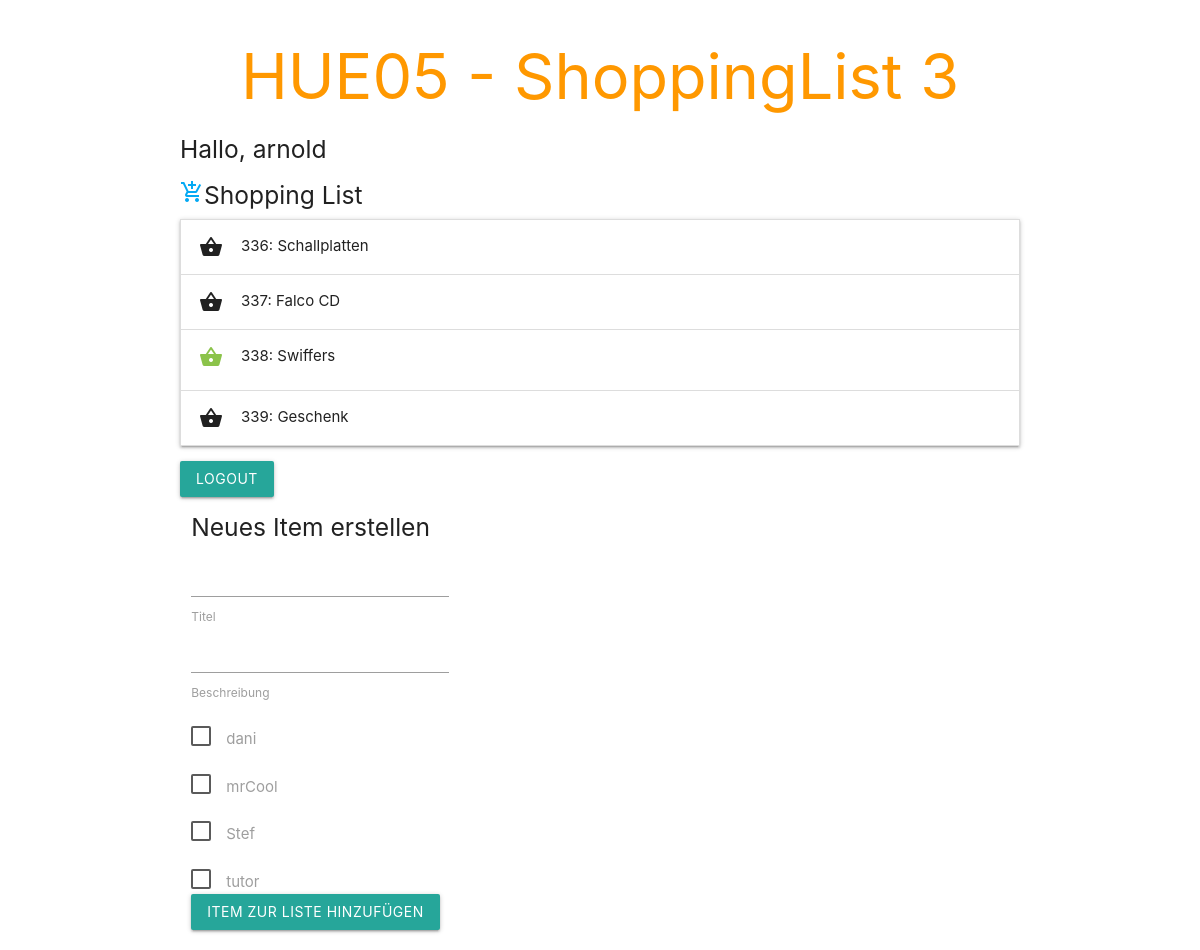
The app's page / (signed in) with its own data.
### tables this page shows
CREATE TABLE `user_task` (
  `username` varchar(32) NOT NULL,
  `id` int(11) NOT NULL
);

CREATE TABLE `product` (
  `id` int(11) NOT NULL,
  `creationDate` date NOT NULL,
  `usernameCreator` varchar(32) NOT NULL,
  `title` varchar(32) NOT NULL,
  `descr` varchar(128) DEFAULT NULL,
  `lastModDate` date DEFAULT NULL,
  `usernameLastMod` varchar(32) DEFAULT NULL,
  `state` tinyint(4) NOT NULL
);

### Database.php (called while the page is built, shortened)
<?php
class Database{
    private static $oMySQLi;
    public static function selectQuery(string $sQuery):mysqli_result{
        if(Database::connect()){
            $oResult = Database::$oMySQLi->query($sQuery);
            return $oResult;
        }
        else return null;
    }
    private static function connect():bool{
        Database::$oMySQLi = @new mysqli(DB_SERVER, DB_USER, DB_PASSWORD, DB_DATABASE);
        return true;
    }
}
?>

### ShoppingListItem.php (the view, shortened to what this page needs)
<?php
class ShoppingListItem{
    private $sId;
    private $dCreation;
    private $sUserIdCreator;
    private $sTitle;
    private $sDescr;
    private $dLastMod;
    private $sUserIdLastMod;
    private $bState;
    public function __construct(string $sId, DateTime $dCreation, string $sUserIdCreator, string $sTitle,
                                DateTime $dLastMod = NULL,
                                string $sUserIdLastMod ="tutor",
                                bool $bState = true,
                                string $sDescr = "Item hat keinen Beschreibungstext",
                                $aSharedUserIds = array()){
        $this->sId = $sId;
        $this->dCreation = $dCreation;
        $this->sUserIdCreator = $sUserIdCreator;
        $this->sTitle = $sTitle;
        if($dLastMod == NULL){
            $this->dLastMod = new DateTime();
        }else{
            $this->dLastMod = $dLastMod;
        }
        $this->sUserIdLastMod = $sUserIdLastMod;
        $this->bState = $bState;
        $this->sDescr = $sDescr;
    }
    public function __toString(): string
    {
        $sResult = "<li class='shoppingListItem'>";
        if($this->bState){
            $sResult.="<div class='collapsible-header'><span class='center light-green-text'><i class='material-icons'>shopping_basket</i></span>".$this->sId.": ".$this->sTitle."</div>";
        }else{
            $sResult.="<div class='collapsible-header'><i class='material-icons'>shopping_basket</i>".$this->sId.": ".$this->sTitle."</div>";
        }
        $sResult .= "<div class='collapsible-body'><form>";
        if(!$this->bState){
            $sResult .= "<label for='".$this->sTitle."'><input type='checkbox' class='filled-in' id='".$this->sTitle."' name='sState' value='notActive' checked='checked'/>";
            $sResult .= "<span>Erledigt</span></label>";
        }else{
            $sResult .= "<label for='".$this->sTitle."'><input type='checkbox' class='filled-in' id='".$this->sTitle."' name='sState' value='active' />";
            $sResult .= "<span>Noch nicht erledigt</span></label>";
        }
        $sResult .= "<p>Erstellt am " . date_format($this->dCreation, "Y/m/d");
        $sResult .= " von " . $this->sUserIdCreator . "</p>";
        if($this->dLastMod != NULL && self::isSecondDateAfterFirstDate($this->dCreation, $this->dLastMod)){
            $sResult.="<p>Zuletzt geändert am ".date_format($this->dLastMod, "Y/m/d");
            $sResult.=" von ".$this->sUserIdLastMod."</p>";
        }
        $sResult.="<p>Das Item können folgende User noch sehen: <br/>";
        $aSharedUserArray = self::loadSharedUserArray($this->sId);
        $aAllUserArray = self::loadAllUserArray();
        foreach($aAllUserArray as $iKey => $oCurrentUser){
            $bPrintCurrentUserAsChecked = false;
            if(in_array($oCurrentUser, $aSharedUserArray)){
                $bPrintCurrentUserAsChecked = true;
            }
            if($bPrintCurrentUserAsChecked){
                if($oCurrentUser != $_SESSION["username"] && $oCurrentUser != $this->sUserIdCreator){
                    $sResult .= "<label for='".$oCurrentUser."_".$this->sId."'><input type='checkbox' class='filled-in' id='".$oCurrentUser."_".$this->sId."' name='aUserIds[]' value='".$oCurrentUser."' checked='checked'/>";
                    $sResult .= "<span>".$oCurrentUser."</span></label><br/>";
                }else {
                    if ($oCurrentUser != $this->sUserIdCreator) {
                        $sResult .= "<label for='".$oCurrentUser."_".$this->sId."'><input type='checkbox' class='filled-in' id='".$oCurrentUser."_".$this->sId."' name='aUserIds[]' value='" . $oCurrentUser . "' checked='checked'/>";
                        $sResult .= "<span>" . $oCurrentUser . " (Das sind Sie!)</span></label><br/>";
                    } else {
                    }
                }
            }else{
                if($oCurrentUser != $this->sUserIdCreator){
                    $sResult .= "<label for='".$oCurrentUser."_".$this->sId."'><input type='checkbox' class='filled-in' id='".$oCurrentUser."_".$this->sId."' name='aUserIds[]' value='".$oCurrentUser."'/>";
                    $sResult .= "<span>".$oCurrentUser."</span></label><br/>";
                }else{
                }
            }
        }
        $sResult.="</p>";
        $sResult.= "<label for='".$this->sTitle."'>Titel</label>";
        $sResult.= "<input type='text' value='".$this->sTitle."' name='sTitle' id='".$this->sTitle."'/>";
        $sResult.= "<br/>";
        $sResult.= "<label for='".$this->sDescr."'>Beschreibung</label>";
        $sResult.= "<input type='text' value='".$this->sDescr."' name='sDescr' id='".$this->sDescr."'/>";
        $sResult.= "<br/>";
        $sResult.= "<input type='hidden' name='itemId' value='".$this->sId."'/>";
        $sResult.= "<input type='hidden' name='action' value='editItem'/>";
        $sResult.= "<input class='btn' type='submit' value='Änderungen speichern' />";
        return $sResult."</form></div></li>";
    }
    public static function loadSharedUserArray(int $sId){
        $sSelectQuery = "SELECT username FROM user_task INNER JOIN product USING(id) WHERE id = '".$sId."';";
        $oResult = Database::selectQuery($sSelectQuery);
        $aResultArrayWithNamesOfSharedUsers = array();
        if($oResult && $oResult->num_rows > 0) {
            while ($aRow = $oResult->fetch_assoc()) {
                array_push($aResultArrayWithNamesOfSharedUsers, $aRow["username"]);
            }
        }
        return $aResultArrayWithNamesOfSharedUsers;
    }
    public static function loadAllUserArray(){
        $sSelectQuery = "SELECT username FROM user;";
        $oResult = Database::selectQuery($sSelectQuery);
        $aResultArrayWithAllRegisteredUsers = array();
        if($oResult && $oResult->num_rows > 0) {
            while ($aRow = $oResult->fetch_assoc()) {
                array_push($aResultArrayWithAllRegisteredUsers, $aRow["username"]);
            }
        }
        return $aResultArrayWithAllRegisteredUsers;
    }
    public static function isSecondDateAfterFirstDate(datetime $oFirstDate, datetime $oSecondDate):bool{
        return $oFirstDate < $oSecondDate;
    }
}

### records on screen
user_task: id "336"
product: title "Schallplatten"
user_task: id "337"
product: title "Falco CD"
user_task: id "338"
product: title "Swiffers"
user_task: id "339"
product: title "Geschenk"

### other values on screen
$_SESSION["username"] "arnold"
$sCurrentUser "dani"
$sCurrentUser "mrCool"
$sCurrentUser "Stef"
$sCurrentUser "tutor"
